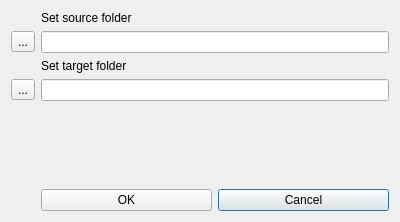
<?xml version="1.0" encoding="UTF-8"?>
<ui version="4.0">
 <class>SetSourceAndTargetDialog</class>
 <widget class="QDialog" name="SetSourceAndTargetDialog">
  <property name="geometry">
   <rect>
    <x>0</x>
    <y>0</y>
    <width>400</width>
    <height>222</height>
   </rect>
  </property>
  <property name="windowTitle">
   <string>Dialog</string>
  </property>
  <layout class="QGridLayout" name="gridLayout_2">
   <item row="1" column="0">
    <widget class="QToolButton" name="sourceToolButton">
     <property name="text">
      <string>...</string>
     </property>
    </widget>
   </item>
   <item row="3" column="0">
    <widget class="QToolButton" name="targetToolButton">
     <property name="text">
      <string>...</string>
     </property>
    </widget>
   </item>
   <item row="2" column="2">
    <widget class="QLabel" name="label_2">
     <property name="text">
      <string>Set target folder</string>
     </property>
    </widget>
   </item>
   <item row="0" column="2">
    <widget class="QLabel" name="label">
     <property name="text">
      <string>Set source folder</string>
     </property>
    </widget>
   </item>
   <item row="3" column="2" colspan="2">
    <widget class="QLineEdit" name="targetLineEdit"/>
   </item>
   <item row="5" column="3">
    <widget class="QPushButton" name="pushButton_2">
     <property name="text">
      <string>Cancel</string>
     </property>
    </widget>
   </item>
   <item row="5" column="2">
    <widget class="QPushButton" name="pushButton">
     <property name="text">
      <string>OK</string>
     </property>
    </widget>
   </item>
   <item row="1" column="2" colspan="2">
    <widget class="QLineEdit" name="sourceLineEdit"/>
   </item>
   <item row="4" column="3">
    <spacer name="verticalSpacer">
     <property name="orientation">
      <enum>Qt::Vertical</enum>
     </property>
     <property name="sizeHint" stdset="0">
      <size>
       <width>20</width>
       <height>40</height>
      </size>
     </property>
    </spacer>
   </item>
  </layout>
 </widget>
 <resources/>
 <connections/>
</ui>
